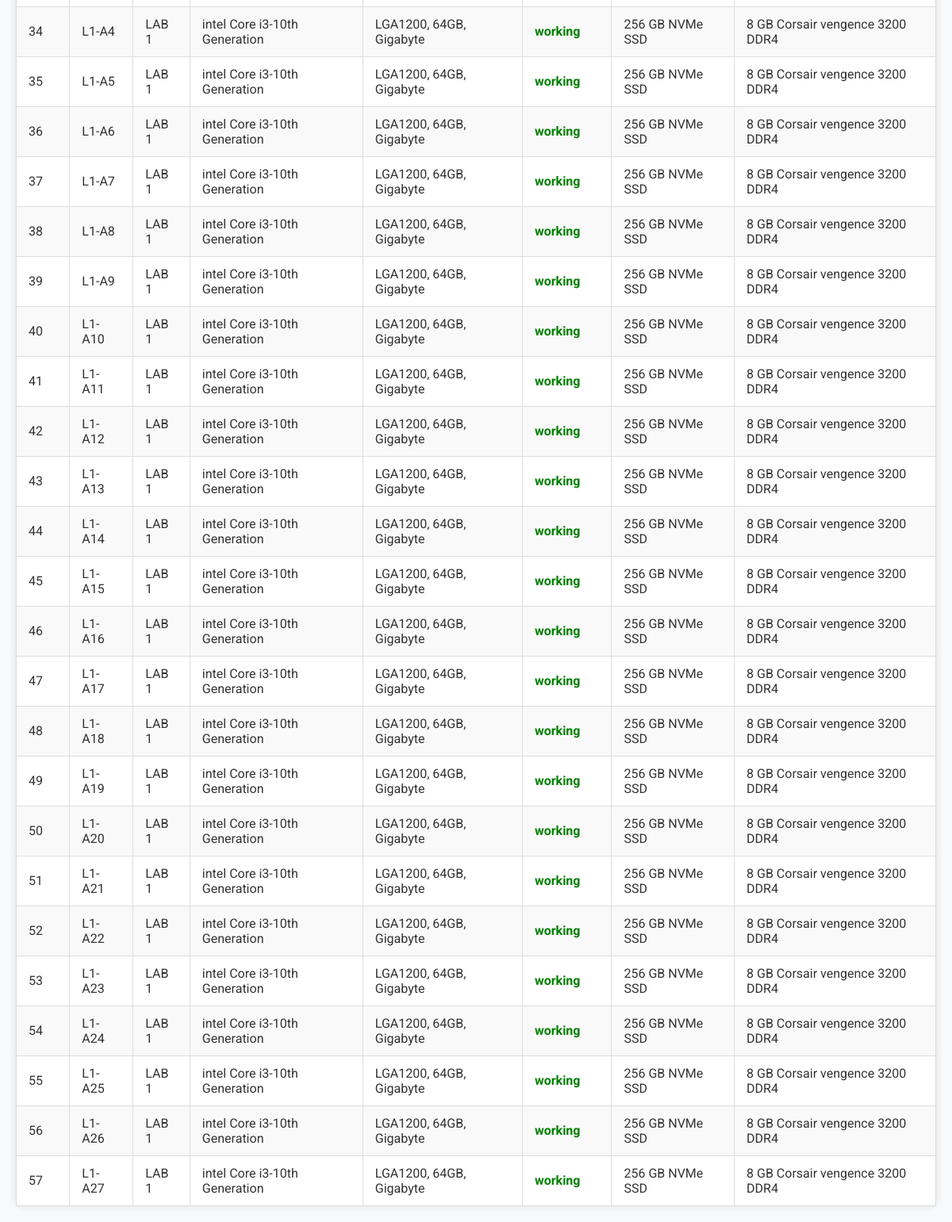
/report (signed in, lower part), run on an earlier commit of the app's database.
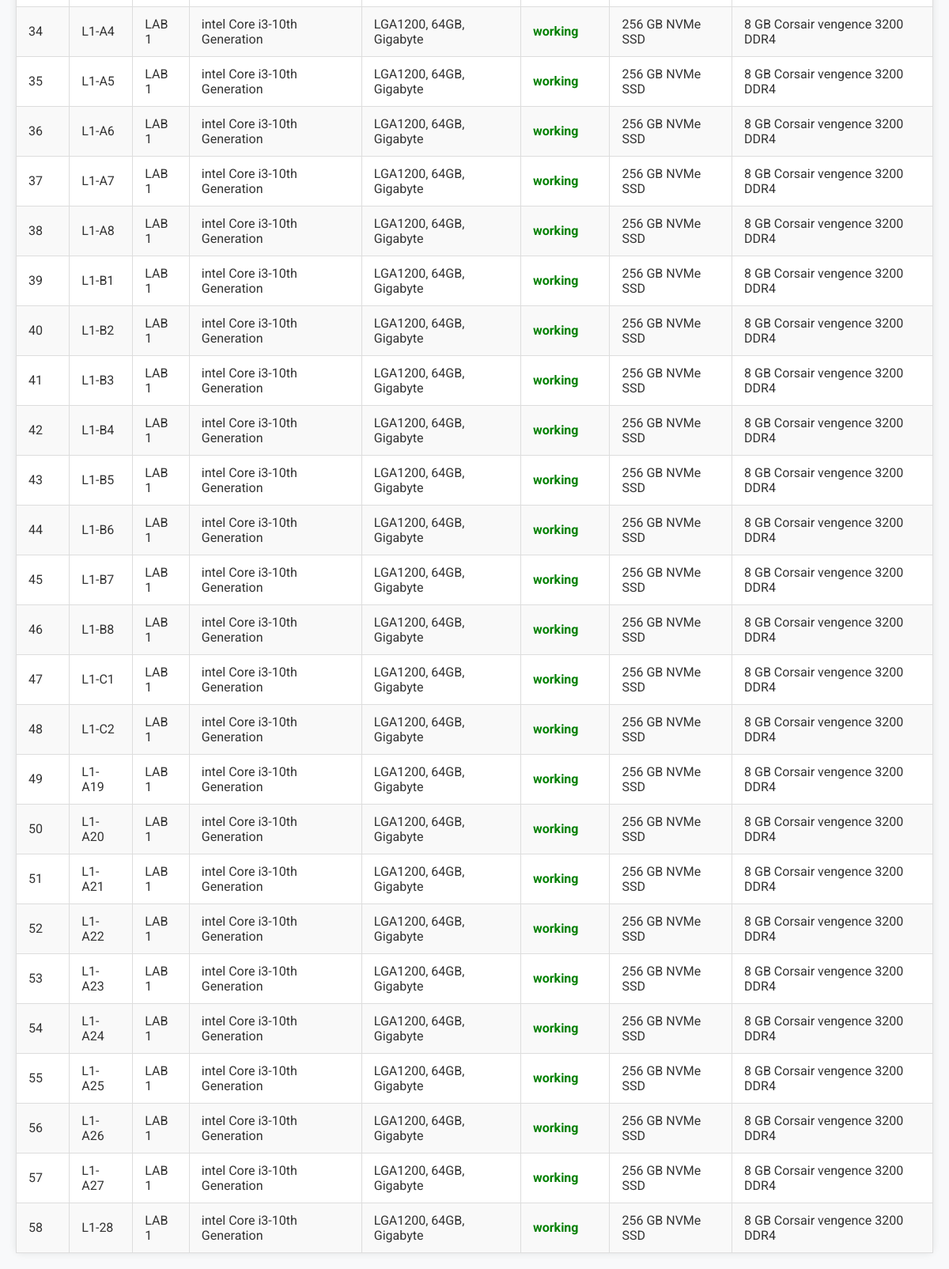
And on a later commit of the database.
### status/models.py (models this page shows, shortened)
class computers(models.Model):
    working = 'working'
    not_working = 'not working'
    TRASHED = 'TRASHED'
    STATUS_CHOICES = [
        (working, 'working'),
        (not_working, 'not working'),
        (TRASHED, 'Trashed'),
    ]
    c_id = models.AutoField(primary_key=True)
    c_label = models.CharField(max_length=20)
    lab = models.ForeignKey(lab, on_delete=models.CASCADE)
    cpu = models.ForeignKey(cpu_types, on_delete=models.CASCADE)
    ram = models.ForeignKey(ram_type, on_delete=models.CASCADE)
    storage = models.ForeignKey(storage_type, on_delete=models.CASCADE)
    dop = models.DateField()
    status = models.CharField(max_length=20, choices=STATUS_CHOICES, default=working)
    invoice_no = models.CharField(max_length=20)
    os_type = models.CharField(max_length=20)
    mb = models.ForeignKey(motherboard_type, on_delete=models.CASCADE)
    smps = models.ForeignKey(smps, on_delete=models.CASCADE)
    keyboard = models.ForeignKey(keyboard, on_delete=models.CASCADE)
    mouse = models.ForeignKey(mouse, on_delete=models.CASCADE)
    monitor = models.ForeignKey(monitor, on_delete=models.CASCADE)

class lab(models.Model):
    lab_id = models.IntegerField(primary_key=True)
    lab_name = models.CharField(max_length = 15)
    capacity = models.IntegerField()

class cpu_types(models.Model):
    cpu_id = models.AutoField(primary_key=True)
    make = models.CharField(max_length=15)
    generation = models.CharField(max_length=15)
    speed = models.CharField(max_length=15)
    series = models.CharField(max_length=20)
    core_count = models.IntegerField()

class motherboard_type(models.Model):
    mb_id = models.AutoField(primary_key=True)
    mb_socket_type= models.CharField(max_length=15)
    max_ram_capacity = models.CharField(max_length=15)
    make = models.CharField(max_length=20)

class storage_type(models.Model):
    storage_id = models.AutoField(primary_key=True)
    storage_size= models.CharField(max_length=15)
    make = models.CharField(max_length=15)
    technology = models.CharField(max_length=15)

class ram_type(models.Model):
    ram_id = models.AutoField(primary_key=True)
    ram_size = models.CharField(max_length=25)
    make = models.CharField(max_length=25)
    speed = models.IntegerField()
    series = models.CharField(max_length=20)

### status/views.py (the view)
# urls.py: path('report',views.report,name='report'),
@login_required
def report(request):
    cpu_filter = request.GET.get('cpu')
    status_filter = request.GET.get('status')
    lab_filter = request.GET.get('lab')
    mb_filter = request.GET.get('mb')
    storage_filter = request.GET.get('storage')
    ram_filter = request.GET.get('ram')
    computers_queryset = computers.objects.all()
    if cpu_filter:
        computers_queryset = computers_queryset.filter(cpu__cpu_id=cpu_filter)
    if status_filter:
        computers_queryset = computers_queryset.filter(status=status_filter)
    if lab_filter:
        computers_queryset = computers_queryset.filter(lab__lab_id=lab_filter)
    if mb_filter:
        computers_queryset = computers_queryset.filter(mb__mb_id=mb_filter)
    if storage_filter:
        computers_queryset = computers_queryset.filter(storage__storage_id=storage_filter)
    if ram_filter:
        computers_queryset = computers_queryset.filter(ram__ram_id=ram_filter)
    context = {
        'details': computers_queryset,
        'cpu_types': cpu_types.objects.all(),
        'lab_types': lab.objects.all(),
        'mb_types': motherboard_type.objects.all(),
        'storage_types': storage_type.objects.all(),
        'ram_types': ram_type.objects.all(),
        'statuses': computers.objects.values_list('status', flat=True).distinct(),
    }
    return render(request, 'computer/report.html', context)

### status/context_processors.py (called while the page is built)
def group_processor(request):
    if request.user.is_authenticated:
        is_li_group = request.user.groups.filter(name='li').exists()
    else:
        is_li_group = False
    return {
        'is_li_group': is_li_group,
    }

### status/templates/computer/report.html (shortened to what this page needs)
{% extends 'computer/base.html' %}
{% block content %}
    <table>
        <tbody>
            {% for computer in details %}
                <tr>
                    <td>{{ forloop.counter }}</td>
                    <td>{{ computer.c_label }}</td>
                    <td>{{ computer.lab.lab_name }}</td>
                    <td>{{ computer.cpu.make }} {{ computer.cpu.series }}-{{ computer.cpu.generation }}</td>
                    <td>{{ computer.mb.mb_socket_type }}, {{ computer.mb.max_ram_capacity }}GB, {{ computer.mb.make }}</td>
                    <td class="{% if computer.status == 'working' %}status-working{% elif computer.status == 'not working' or computer.status == 'Trashed' %}status-not-working{% endif %}">
                        {{ computer.status }}
                    </td>
                    <td>{{ computer.storage.storage_size }} {{ computer.storage.make }} {{ computer.storage.technology }}</td>
                    <td>{{ computer.ram.ram_size }} {{ computer.ram.make }} {{ computer.ram.speed }} {{ computer.ram.series }}</td>
                </tr>
            {% endfor %}
        </tbody>
    </table>
{% endblock %}

What changed in the data, as far as the page shows it:
changed computers (number 6 of 25 on the later page): c_label "L1-A9" → "L1-B1"
changed computers (number 7 of 25 on the later page): c_label "L1-A10" → "L1-B2"
changed computers (number 8 of 25 on the later page): c_label "L1-A11" → "L1-B3"
changed computers (number 9 of 25 on the later page): c_label "L1-A12" → "L1-B4"
changed computers (number 10 of 25 on the later page): c_label "L1-A13" → "L1-B5"
changed computers (number 11 of 25 on the later page): c_label "L1-A14" → "L1-B6"
changed computers (number 12 of 25 on the later page): c_label "L1-A15" → "L1-B7"
changed computers (number 13 of 25 on the later page): c_label "L1-A16" → "L1-B8"
changed computers (number 14 of 25 on the later page): c_label "L1-A17" → "L1-C1"
changed computers (number 15 of 25 on the later page): c_label "L1-A18" → "L1-C2"
added computers: c_label "L1-28", lab.lab_name "LAB 1", cpu.make "intel", cpu.series "Core i3", cpu.generation "10th Generation", mb.mb_socket_type "LGA1200", mb.max_ram_capacity "64", mb.make "Gigabyte", status "working", storage.storage_size "256 GB", storage.make "NVMe", storage.technology "SSD", ram.ram_size "8 GB", ram.make "Corsair vengence", ram.speed "3200", ram.series "DDR4"
